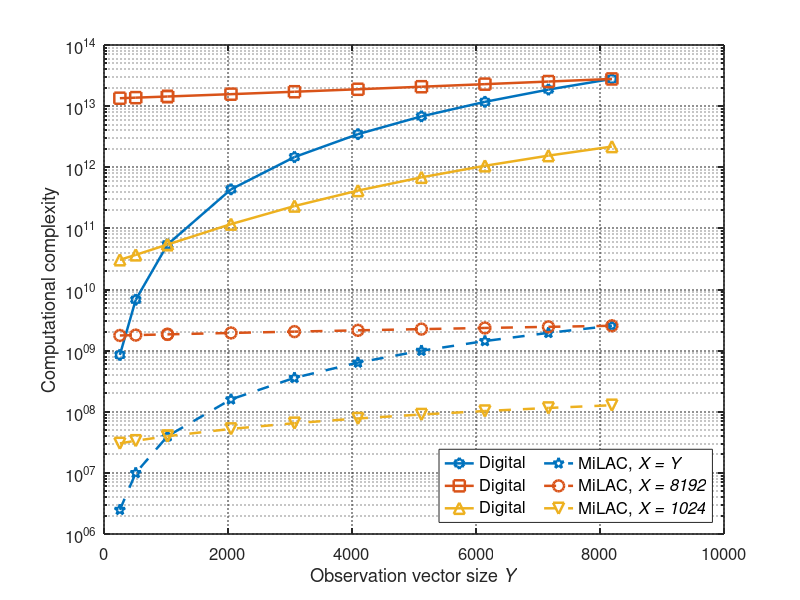

The MATLAB source for this figure: (Note: this script raises an error after producing the figure.)
% Plot the computational complexity (i.e. number of real operations) to compute the Kalman filter

clear; clc;

% Parameters
Ys = [256,512,1024,1024:1024:1024*8];
Xs = [1024,1024*8];

digital = zeros(length(Xs)+1,length(Ys));
analog = zeros(length(Xs)+1,length(Ys));
for iX = 1:length(Xs)
    X = Xs(iX);
    digital(iX,:) = 24*X.^3 + 16*X.^2.*Ys + 8*X.*Ys.^2 + 8*Ys.^3/3;
    analog(iX,:) = 26*X.^2 + 12*X*Ys;
end
digital(end,:) = 24*Ys.^3 + 16*Ys.^3 + 8*Ys.^3 + 8*Ys.^3/3;
analog(end,:) = 26*Ys.^2 + 12*Ys.^2;

%% Plot
figure('defaultaxesfontsize',12)
LineW = 1.8; MarkS = 8;
semilogy(Ys,digital(3,:),'-h','linewidth',LineW,'MarkerSize',MarkS,'DisplayName','Digital')
hold on;
semilogy(Ys,digital(2,:),'-s','linewidth',LineW,'MarkerSize',MarkS,'DisplayName','Digital')
semilogy(Ys,digital(1,:),'-^','linewidth',LineW,'MarkerSize',MarkS,'DisplayName','Digital')
set(gca,'ColorOrderIndex',1);
semilogy(Ys,analog(3,:),'--p','linewidth',LineW,'MarkerSize',MarkS,'DisplayName','MiLAC,{\it X = Y}')
semilogy(Ys,analog(2,:),'--o','linewidth',LineW,'MarkerSize',MarkS,'DisplayName','MiLAC,{\it X = 8192}')
semilogy(Ys,analog(1,:),'--v','linewidth',LineW,'MarkerSize',MarkS,'DisplayName','MiLAC,{\it X = 1024}')
grid on;
set(gca,'GridLineStyle',':','GridAlpha',0.5,'LineWidth',1.2);
xlabel('Observation vector size{\it Y}');
ylabel('Computational complexity');
legend('location','southeast','NumColumns',2,'FontSize',12);
ax = gca;
ax.XTick = 0:1024:1024*8;
ax.XLim = [0 max(Ys)];
ax.YTick = 10.^(1:2:20);
ax.YLim = [1e5 3e13];
set(gcf, 'Color', [1,1,1]);
set(gca, 'LineWidth',1.5);
